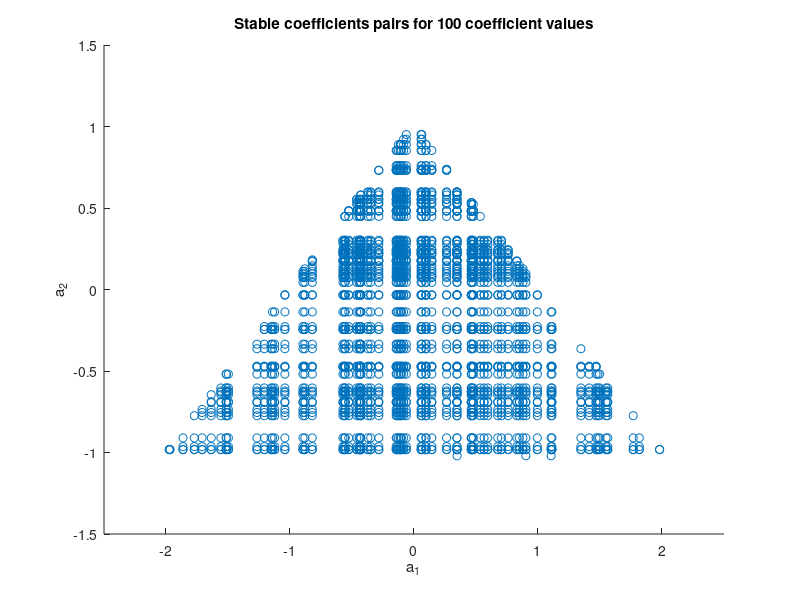

The MATLAB script that drew this image: (Note: this script raises an error after producing the figure.)
%% set up
clear all;
a1 = rand(100, 1).*5 - 2.5;
a2 = rand(100, 1).*3 - 1.5;
w = randn(1000, 1);

%% Part 1
clear pairs
tol = 10000;
pair_idx = 1;

for i = 1:length(a1)
    for j = 1:length(a2) 
        a = [1 -a1(i) -a2(j)];
        x = filter(1, a, w);
        
        if (x(end) < tol) && (x(end) > -tol)
            pairs(pair_idx,:) = [a1(i), a2(j)];
            pair_idx = pair_idx+1;
        end
    end 
end

scatter(pairs(:,1), pairs(:,2), 'r*')
title("Stable coefficients pairs for 100 coefficient values")
xlabel("a_{1}")
ylabel("a_{2}")
xlim([-2.5 2.5])
ylim([-1.5 1.5])

%% Part 2
close all
load sunspot.dat

lengths = [5 20 250];
index = 1;

for i = lengths
   sunspot_zero = sunspot(:,2) - mean(sunspot(1:i,2));
   acf = xcorr(sunspot(1:i, 2), 'unbiased');
   acf_zero = xcorr(sunspot_zero(1:i), 'unbiased');
   figure()
   stem (-(i-1):(i-1), acf)
   title(sprintf("ACF of sunspot data for %.0f samples", i))
   ylabel("ACF")
   xlabel("Lag")
   figure()
   stem (-(i-1):(i-1), acf_zero)
   title(sprintf("ACF of zero-centered sunspot data for %.0f samples", i))
   ylabel("ACF")
   xlabel("Lag")
   series_means(index) = mean(sunspot(1:i, 2));
   index = index + 1;
end

%% DC offset
sunspot_zero = sunspot(1:20,2) - mean(sunspot(1:20,2));
const = ones(20, 1)*mean(sunspot(1:20,2));
const_acf = xcorr(const, 'unbiased');
acf_zero = xcorr(sunspot_zero, 'unbiased');
acf_complete = xcorr(sunspot_zero+const, 'unbiased');
figure()
stem(-19:19, const_acf)
figure()
stem(-19:19, const_acf+acf_zero)
figure()
stem(-19:19, acf_complete)

%% Part 3
close all;
clear all;

load sunspot.dat
sunspot_zero = zscore(sunspot(:,2));

boundary = 1.96/sqrt(length(sunspot(:, 2)));

p = 10;
[a, ~, k] = aryule(sunspot(:,2), p);
[a_zero, ~, k_zero] = aryule(sunspot_zero, p);
pac = -k;
pac_zero = -k_zero;
figure(), hold on;
stem(1:p, pac)
stem(1:p, pac_zero)
plot([1 p], [1 1]' * [boundary -boundary], 'k--')
legend('Empirical data', 'Standardised data', 'Threshold');
title("Partial correlation for sunspot time series");
xlabel("Lag");
ylabel("Correlation");

%% Part 4
close all;
clear all;

load sunspot.dat
N = length(sunspot(:,2));
p = 20;
sunspot(:,2) = zscore(sunspot(:,2));
sun = ones(N, p) .* sunspot(:,2);

filtered_sun = zeros(N, p);
for i = 1:p
    a = aryule(sunspot(:,2), i);
    filtered_sun(:, i) = filter(-a, 1, sunspot(:,2));
end

e = zeros(1, p);

for i = 1:N
    e(1,:) = (filtered_sun(i,:) - sun(i,:)).^2 + e(1,:);
end

MDL = log(e(1,:)) + (1:p).*log(N)./N;
AIC = log(e(1,:)) + 2.*(1:p)./N;
AIC_c = AIC + (2.*(1:p).*((1:p)+1))./(-(1:p)-1+N);
cumulative = log(e(1,:));

%normalizing
MDL = MDL/MDL(1);
AIC = AIC/AIC(1);
AIC_c = AIC_c/AIC_c(1);
cumulative = cumulative/cumulative(1);

% test = (2.*(1:p).*((1:p)+1))./(-(1:p)-1+N);

figure(), hold on;
p_axis = 1:p;
plot(p_axis, MDL)
plot(p_axis, AIC)
plot(p_axis, AIC_c)
plot(p_axis, cumulative)
legend('Minimum Description Length', 'Akaike Information Criterion', 'corrected AIC', 'Cumulative Error Squared')
title("Different criteria for loss calculation with respect to the model's order")
xlabel("model order p")
ylabel("Loss function")

figure(), hold on;
p_axis = 1:p;
plot(p_axis, MDL)
plot(p_axis, AIC)
plot(p_axis, AIC_c)
plot(p_axis, cumulative)
legend('Minimum Description Length', 'Akaike Information Criterion', 'corrected AIC', 'Cumulative Error Squared')
ylim([0.9 1])
title("Different criteria for loss calculation with respect to the model's order")
xlabel("model order p")
ylabel("Loss function")
